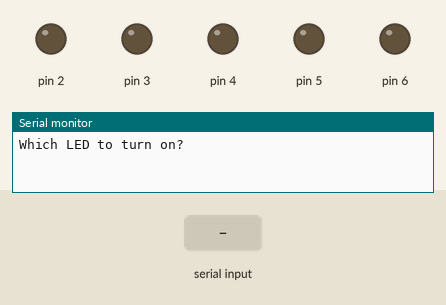
A sketch run on a simulated Arduino Uno, built with avr-gcc and run on an emulated ATmega328P. Shown: output pins drawn as LEDs (lit = HIGH), the last lines printed to the serial monitor. The inputs (shaded band) are chosen by the test bench.

Above: at 1.2 s.
1.3 s: "1\n" received over Serial
At 2.3 s:
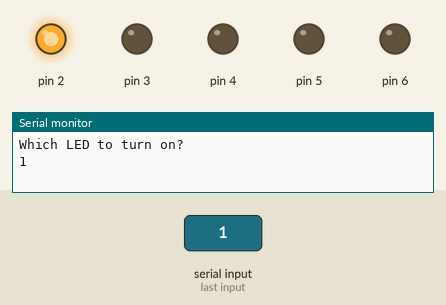
2.8 s: "2\n" received over Serial
At 3.5 s:
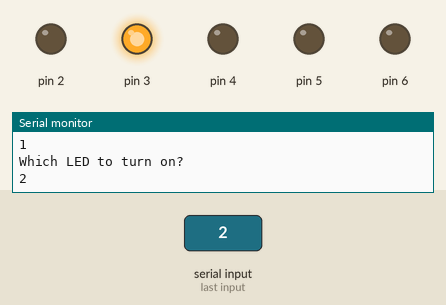
4.3 s: "3\n" received over Serial
At 4.6 s:
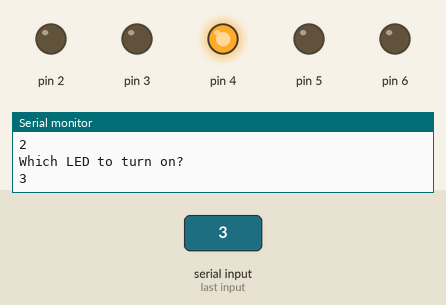
5.8 s: "4\n" received over Serial
At 6.9 s:
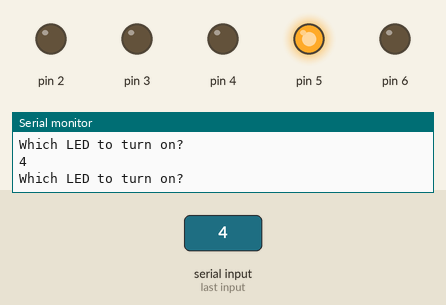
7.3 s: "5\n" received over Serial
At 8.1 s:
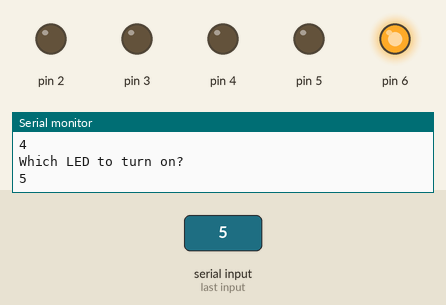
Timing chart, 0 to 9.8 s (numbered marks = the images above; inputs shaded):
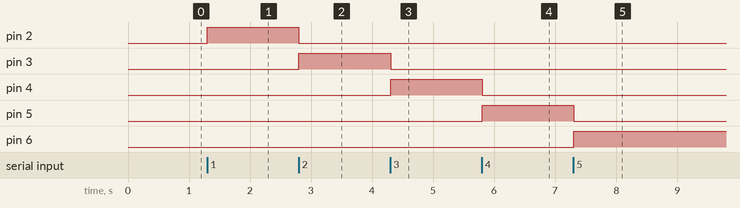

The sketch:

Blink_LEDS_per_request.ino
```cpp
// Code for blinking LEDs randomnly
//

int data;
void setup()
{
  Serial.begin(9600);
  pinMode(2, OUTPUT);
  pinMode(3, OUTPUT);
  pinMode(4, OUTPUT);
  pinMode(5, OUTPUT);
  pinMode(6, OUTPUT);
}

void loop()
{

  Serial.println("Which LED to turn on?");

  while(!Serial.available())
  {

  }

  data=Serial.parseInt();
  Serial.println(data);

  if (data==1){
  digitalWrite(2, HIGH);
  digitalWrite(3, LOW);
  digitalWrite(4, LOW);
  digitalWrite(5, LOW);
  digitalWrite(6, LOW);
  }

  if (data==2){
  digitalWrite(3, HIGH);
  digitalWrite(2, LOW);
  digitalWrite(4, LOW);
  digitalWrite(5, LOW);
  digitalWrite(6, LOW);
  }

  if (data==3){
  digitalWrite(4, HIGH);
  digitalWrite(2, LOW);
  digitalWrite(3, LOW);
  digitalWrite(5, LOW);
  digitalWrite(6, LOW);
  }

  if (data==4){
  digitalWrite(5, HIGH);
  digitalWrite(2, LOW);
  digitalWrite(3, LOW);
  digitalWrite(4, LOW);
  digitalWrite(6, LOW);
  }

  if (data==5){
  digitalWrite(6, HIGH);
  digitalWrite(2, LOW);
  digitalWrite(3, LOW);
  digitalWrite(4, LOW);
  digitalWrite(5, LOW);
  }

delay(1000);
}

    
```

Measured:
- after the input at 1.3 s, pin 2: LOW → HIGH at once
- after the input at 2.8 s, pin 2: HIGH → LOW at once; pin 3: LOW → HIGH at once
- after the input at 4.3 s, pin 3: HIGH → LOW at once; pin 4: LOW → HIGH at once
- after the input at 5.8 s, pin 4: HIGH → LOW at once; pin 5: LOW → HIGH at once
- after the input at 7.3 s, pin 5: HIGH → LOW at once; pin 6: LOW → HIGH at once
